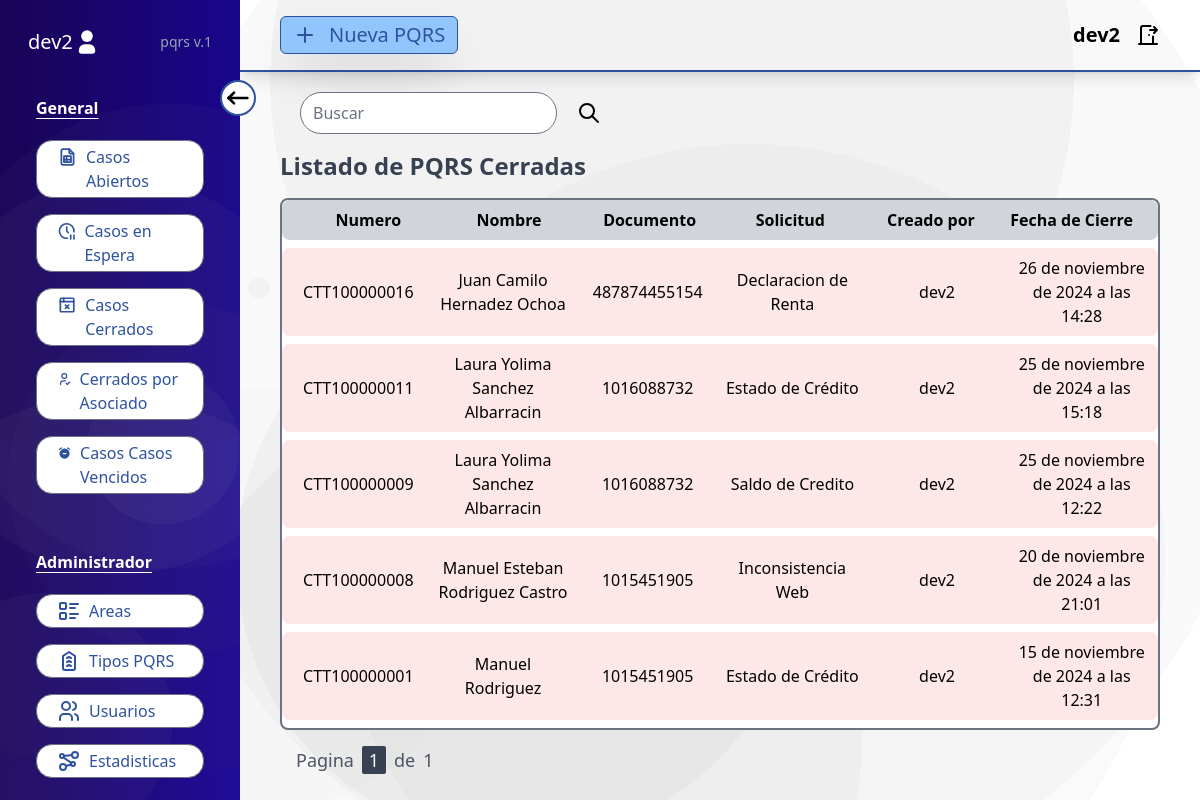
Before: /pqrs-cerradas/ (signed in) with the older database file.
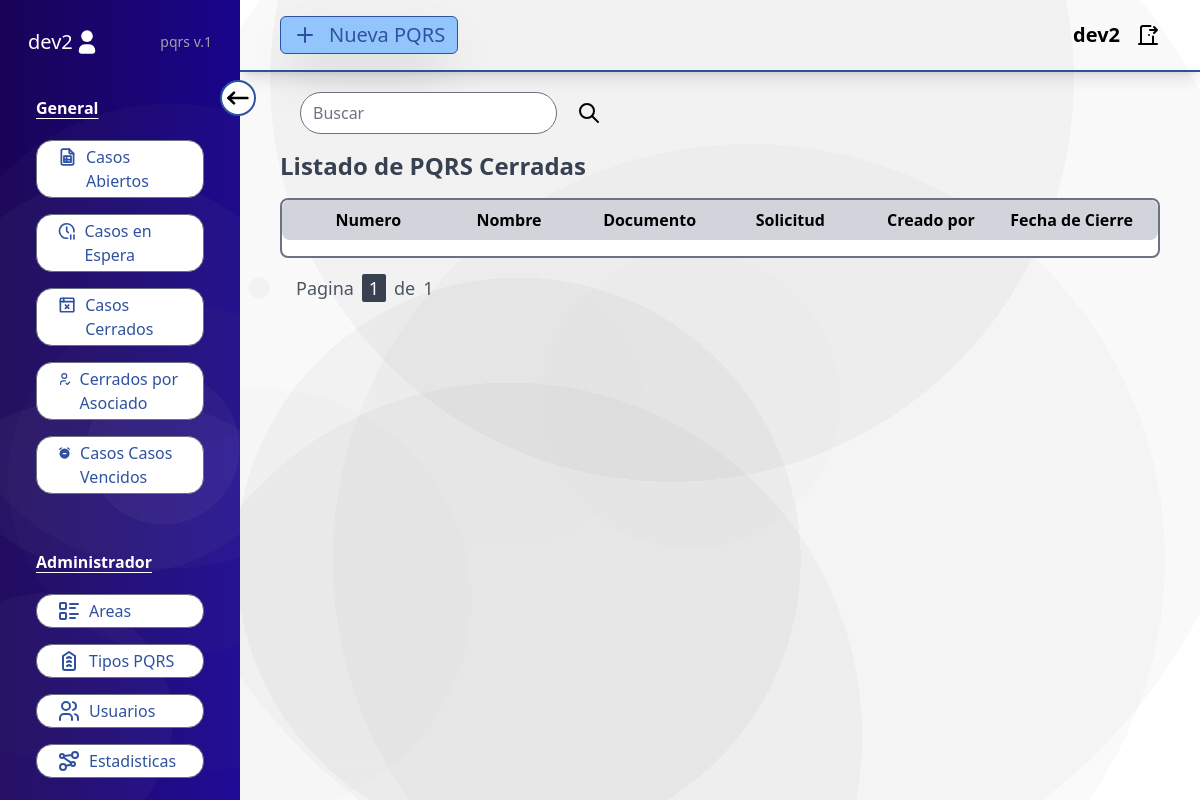
After: the same page with the newer database file.
### users/models.py (models this page shows, shortened)
class PQRS(models.Model):
    num = models.CharField(max_length=20)
    typePQRS = models.ForeignKey(TypesPQRS, on_delete=models.CASCADE)
    areas = models.CharField(max_length=1000, null=True, blank=True)
    name = models.CharField(max_length=200)
    asociado = models.IntegerField()
    email = models.EmailField()
    phone = models.IntegerField()
    description = models.CharField(max_length=1000)
    created = models.DateTimeField(auto_now_add=True)
    timeResponse = models.DateTimeField(null=True, blank=True)
    userCreated = models.CharField(max_length=100)
    status = models.CharField(max_length=100, default="Open")
    close_by = models.CharField(max_length=100, null=True, blank=True)
    closed = models.DateTimeField(null=True, blank=True)
    dateResponse = models.DateTimeField(null=True, blank=True)
    tokenControl = models.CharField(max_length=100, null=True, blank=True)
    objects = PQRSManager()
    def save(self, *args, **kwargs):
        if self.typePQRS and not self.timeResponse:
            dateEnd = datetime.now() + timedelta(hours=self.typePQRS.timeExecute)
            self.timeResponse = timezone.make_aware(dateEnd, timezone.get_current_timezone())
            name_pqrs = self.typePQRS.area_redirect
            setName = str(name_pqrs)
            self.areas = setName
        if not self.num:
            super().save(*args, **kwargs)
            self.num = f"CTT10{str(self.id).rjust(7, '0')}"
            kwargs['force_insert'] = False
        super(PQRS, self).save(*args, **kwargs)
    def check_time_response(self):
        if self.timeResponse and self.timeResponse < timezone.now() and self.status == "Open":
            self.status = "Expired"
            self.closed = timezone.now()
            self.save()
        if self.dateResponse and self.dateResponse < timezone.now() and self.status == "Wait":
            self.status = "Close"
            self.closed = timezone.now()
            self.save()
    class Meta:
        ordering = ['-created']

### adminUser/models.py (models this page shows, shortened)
class TypesPQRS(models.Model):
    name = models.CharField(max_length=100)
    timeExecute = models.IntegerField()
    area_redirect = models.ForeignKey(Areas, on_delete=models.SET_NULL, null=True, blank=True)
    def __str__(self):
        return self.name

### users/views.py (the view, shortened to what this page needs)
# urls.py: path('pqrs-cerradas/', closePQRS, name="closedpqrs"),
@login_required
def closePQRS(request):
    formSearch = SearchForm()
    userType = request.user
    if userType.is_staff:
        closePQRS = PQRS.objects.filter(status="Close")
    else:
        closePQRS = PQRS.objects.filter(areas__icontains=userType.area, status="Close")
    paginator = Paginator(closePQRS, 5)
    page_number = request.GET.get('page', 1)
    try:
        pqrs_close = paginator.page(page_number)
    except EmptyPage:
        return HttpResponseRedirect(f"{request.path}?page=1")
    return render(request, 'close_pqrs.html', {'pqrs': pqrs_close, 'formSearch': formSearch})

### users/forms.py
class SearchForm(forms.Form):
    search = forms.CharField(label="", widget=forms.TextInput(attrs={
        'class': 'bg-gray-200 border-[10px] rounded-full',
        'placeholder': 'Buscar',
    }))

### users/models.py (called while the page is built)
    def get_queryset(self):
        queryset = super().get_queryset()
        for pqrs in queryset:
            pqrs.check_time_response()
        return queryset

### users/templates/close_pqrs.html
{% extends "baseUsers.html" %} {% block datas %}
{% include "search.html" %}
<h2 class="my-4 text-2xl font-semibold text-gray-700">Listado de PQRS Cerradas</h2>
<div class="w-full max-h-[85%] border-2 bg-white border-gray-500 rounded-lg overflow-y-auto">
  <ul class="flex flex-row text-base font-semibold bg-gray-300 px-4 py-2 rounded-lg text-center">
    <li class="w-1/6">Numero</li>
    <li class="w-1/6">Nombre</li>
    <li class="w-1/6">Documento</li>
    <li class="w-1/6">Solicitud</li>
    <li class="w-1/6">Creado por</li>
    <li class="w-1/6">Fecha de Cierre</li>
  </ul>
  <div class="flex flex-col gap-2 py-2">
    {% for pqr in pqrs %}
    <a href="{% url 'findpqrs' pqr.num %}" class="">
      <ul class="flex flex-row gap-2 py-2 bg-red-100/80 rounded-lg hover:bg-red-200 transition-colors duration-200 px-2">
        <li class="w-1/6 flex text-center justify-center items-center">{{pqr.num}}</li>
        <li class="w-1/6 flex text-center justify-center items-center">{{pqr.name}}</li>
        <li class="w-1/6 flex text-center justify-center items-center">{{pqr.asociado}}</li>
        <li class="w-1/6 flex text-center justify-center items-center">{{pqr.typePQRS}}</li>
        <li class="w-1/6 flex text-center justify-center items-center">{{pqr.userCreated}}</li>
        <li class="w-1/6 flex text-center justify-center items-center">{{pqr.closed}}</li>
      </ul>
    </a>
    {% endfor %}
  </div>
</div>
{% include "pagination.html" with page=pqrs %} {% endblock datas %}

Changed rows visible on the page:
removed PQRS: num "CTT100000016", name "Juan Camilo Hernadez Ochoa", asociado "487874455154", typePQRS "Declaracion de Renta", userCreated "dev2", closed "26 de noviembre de 2024 a las 14:28"
removed PQRS: num "CTT100000011", name "Laura Yolima Sanchez Albarracin", asociado "1016088732", typePQRS "Estado de Crédito", userCreated "dev2", closed "25 de noviembre de 2024 a las 15:18"
removed PQRS: num "CTT100000009", name "Laura Yolima Sanchez Albarracin", asociado "1016088732", typePQRS "Saldo de Credito", userCreated "dev2", closed "25 de noviembre de 2024 a las 12:22"
removed PQRS: num "CTT100000008", name "Manuel Esteban Rodriguez Castro", asociado "1015451905", typePQRS "Inconsistencia Web", userCreated "dev2", closed "20 de noviembre de 2024 a las 21:01"
no longer on this page (row edited): PQRS: num "CTT100000001", name "Manuel Rodriguez", asociado "1015451905", typePQRS "Estado de Crédito", userCreated "dev2", closed "15 de noviembre de 2024 a las 12:31"
